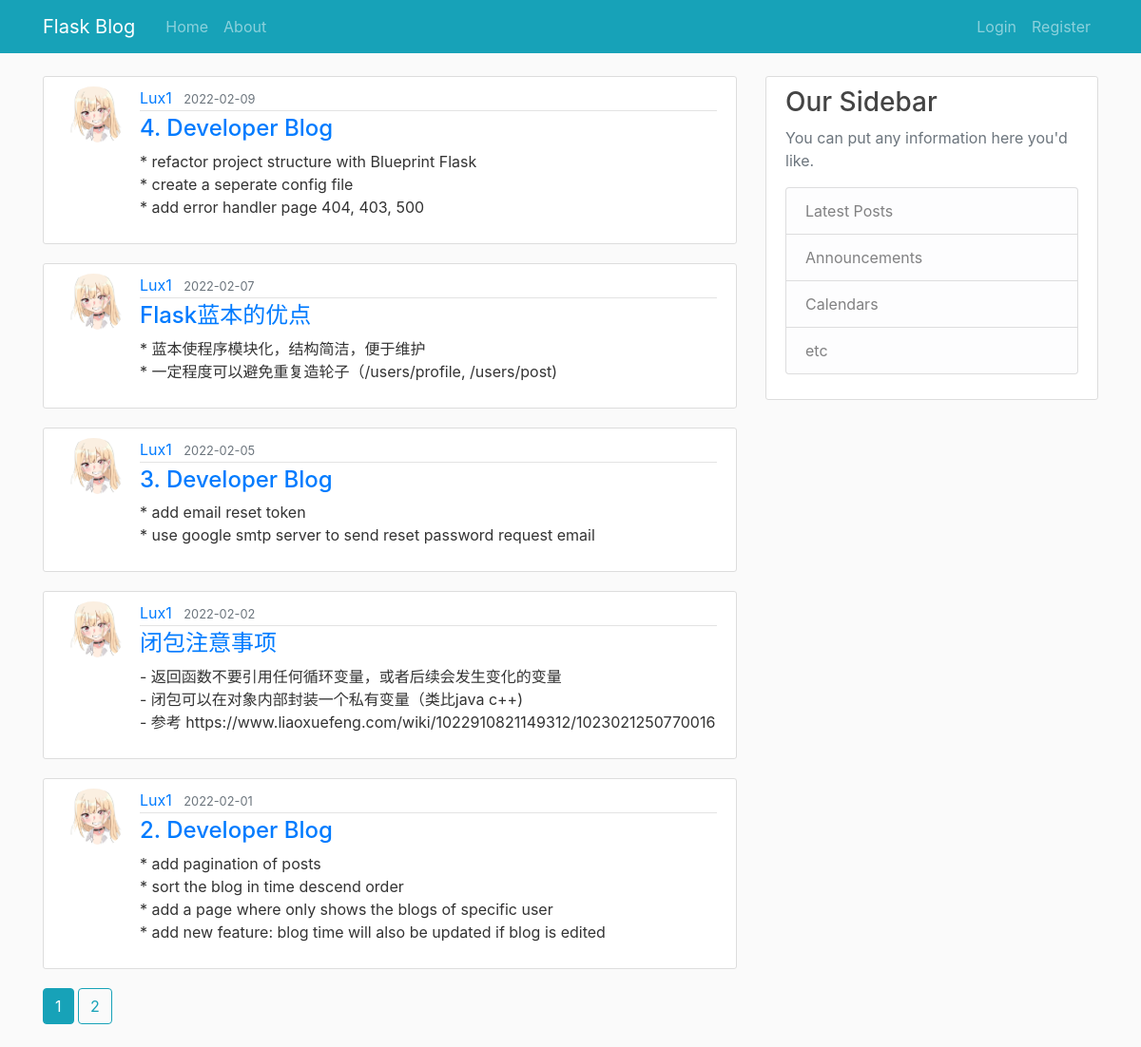
Page /home on the earlier database version.
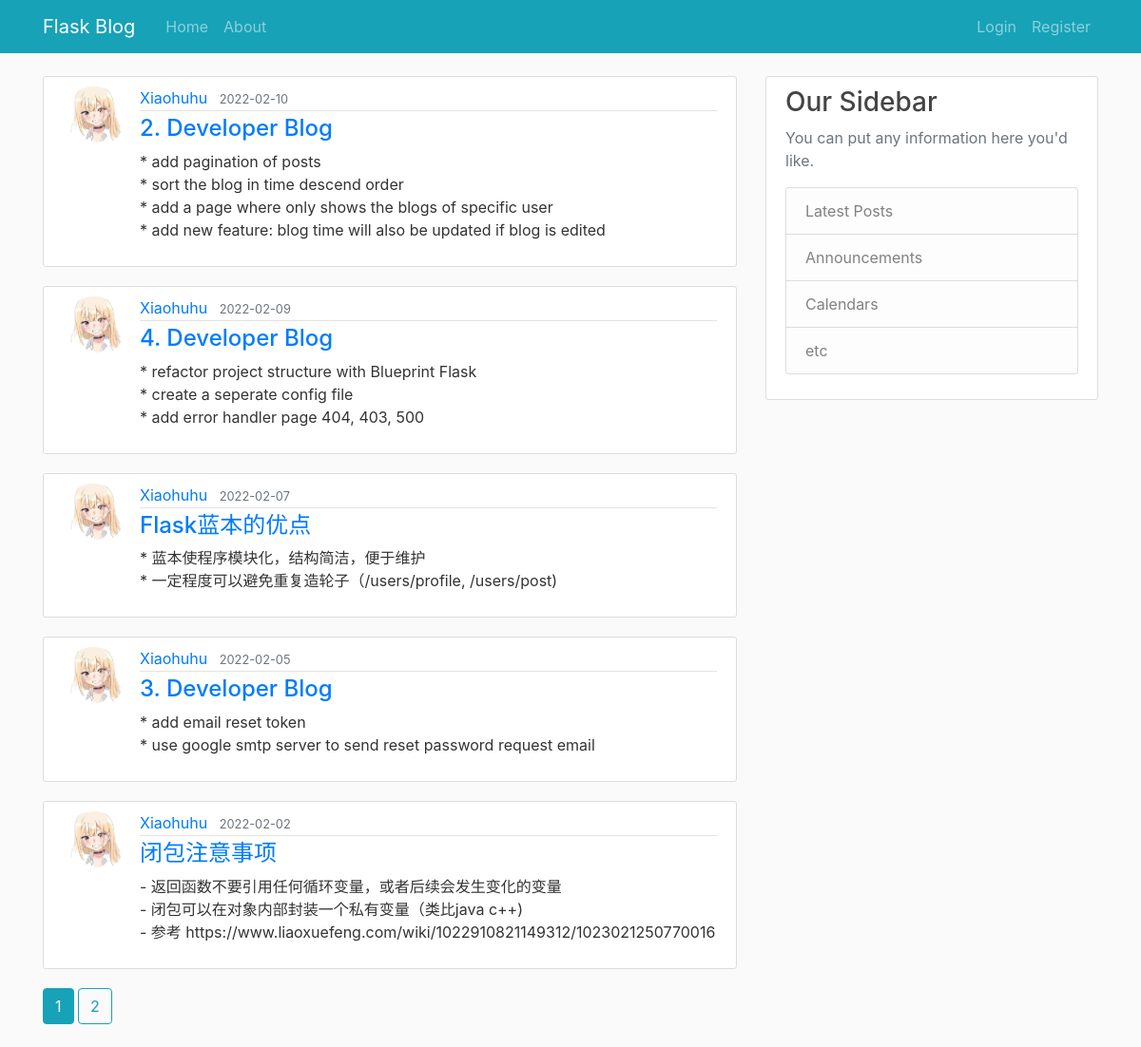
Same page on the later database version.
### flaskblog/models.py (models this page shows, shortened)
class Post(db.Model):
    id = db.Column(db.Integer, primary_key=True)
    title = db.Column(db.String(100), nullable=False)
    date_posted = db.Column(db.DateTime, nullable=False, default=datetime.utcnow)
    content = db.Column(db.Text, nullable=False)
    user_id = db.Column(db.Integer, db.ForeignKey('user.id'), nullable=False)

class User(db.Model, UserMixin):
    id = db.Column(db.Integer, primary_key=True)
    username = db.Column(db.String(20), unique=True, nullable=False)
    email = db.Column(db.String(120), unique=True, nullable=False)
    image_file = db.Column(db.String(20), nullable=False, default='default.png')
    password = db.Column(db.String(60), nullable=False)
    posts = db.relationship('Post', backref='author', lazy=True)

### flaskblog/main/routes.py (the view)
@main.route('/')
@main.route('/home')
def home():
    page = request.args.get('page', 1, type=int)
    posts = Post.query.order_by(Post.date_posted.desc()).paginate(page=page, per_page=5)
    return render_template('home.html', posts=posts, title="home")

### flaskblog/templates/home.html
{% extends "template.html" %}
{% block content %}
    {% for post in posts.items %}
        <article class="media content-section">
            {% if post.author.image_file != 'default.png' %}
                <img class="rounded-circle article-img" src="{{url_for('static', filename='profile_img/' + post.author.id|string + '/' + post.author.image_file)}}">
            {% else %}
                <img class="rounded-circle article-img" src="{{'static\\profile_img\\default.png'}}">
            {% endif %}
            <div class="media-body">
                <div class="article-metadata">
                    <a class="mr-2" href="{{url_for('users.user_post', username=post.author.username)}}">{{post.author.username}}</a>
                    <small class="text-muted">{{post.date_posted.strftime('%Y-%m-%d')}}</small>
                </div>
                <h4 class="article-title" ><a href='{{url_for('posts.post', post_id=post.id)}}'>{{post.title}}</a></h2>
                <p class="article-content">{{post.content}}</p>
            </div>
        </article>
    {% endfor %}
    {% for page_num in posts.iter_pages(left_edge=1, right_edge=1, left_current=1, right_current=2) %}
        {% if page_num %}
            {% if posts.page == page_num %}
                <a class="btn btn-info mb-4" href="{{url_for('main.home', page=page_num)}}">{{page_num}}</a>
            {% else %}
                <a class="btn btn-outline-info mb-4" href="{{url_for('main.home', page=page_num)}}">{{page_num}}</a>
            {% endif %}
        {% else %}
            ...
        {% endif %}
    {% endfor %}
{% endblock content %}

### flaskblog/templates/template.html (shortened to what this page needs)
<!DOCTYPE html>
<html>
    <head>
        <link rel="stylesheet" href="https://maxcdn.bootstrapcdn.com/bootstrap/4.0.0/css/bootstrap.min.css">
        <link rel="stylesheet" type="text/css" href="{{ url_for('static', filename='main.css') }}">
    </head>
    <body>
            <nav class="navbar navbar-expand-md navbar-dark bg-info fixed-top">
              <div class="container">
                <a class="navbar-brand mr-4" href="/">Flask Blog</a>
                <div class="collapse navbar-collapse" id="navbarToggle">
                  <div class="navbar-nav mr-auto">
                    <a class="nav-item nav-link" href="{{url_for('main.home')}}">Home</a>
                    <a class="nav-item nav-link" href="{{url_for('main.about')}}">About</a>
                  </div>
                  <div class="navbar-nav">
                    {% if current_user.is_authenticated %}
                      <li class="nav-item dropdown nav-user">
                        <a class="nav-link nav-user-img " href="#" data-toggle="dropdown" aria-haspopup="true" aria-expanded="false" id="Userdropdownmenu">
                          {% if current_user.image_file != 'default.png' %}
                            <img class="rounded-circle" src="{{url_for('static', filename='profile_img/' + current_user.id|string + '/' + current_user.image_file)}}" height="25"  width="25" alt="Avatar">
                          {% else %}
                            <img class="rounded-circle" src="{{'static\\profile_img\\default.png'}}" height="25" alt="Avatar">
                          {% endif %}
                        </a>
                        <div class="dropdown-menu dropdown-menu-right nav-user-dropdown" aria-labelledby="Userdropdownmenu">
                          <div class="nav-user-info">
                            <h5 class="nav-user-name">{{current_user.username}}</h5>
                          </div>
                          <hr>
                          <a class="dropdown-item" href="{{url_for('posts.new_post')}}"><i class="fas fa-pen-square mr-2"></i>Create Post</a>
                          <a class="dropdown-item" href="{{url_for('users.account')}}"><i class="fas fa-user mr-2"></i>Account</a>
                          <a class="dropdown-item" href="{{url_for('users.logout')}}"><i class="fas fa-power-off mr-2"></i>Logout</a>
                        </div>
                      </li>
                      <!--
                      <a class="nav-item nav-link" href="{{url_for('users.account')}}">Account</a>
                      <a class="nav-item nav-link" href="{{url_for('users.logout')}}">Logout</a>
                      -->
                    {% else %}
                      <a class="nav-item nav-link" href="{{url_for('users.login')}}">Login</a>
                      <a class="nav-item nav-link" href="{{url_for('users.register')}}">Register</a>
                    {% endif %}
                  </div>
                </div>
              </div>
            </nav>
        <main role="main" class="container">
            <div class="row">
                <div class="col-md-8">
                    {% block content %}{% endblock %}
                </div>
                <div class="col-md-4">
                  <div class="content-section">
                    <h3>Our Sidebar</h3>
                    <p class='text-muted'>You can put any information here you'd like.
                      <ul class="list-group">
                        <li class="list-group-item list-group-item-light">Latest Posts</li>
                        <li class="list-group-item list-group-item-light">Announcements</li>
                        <li class="list-group-item list-group-item-light">Calendars</li>
                        <li class="list-group-item list-group-item-light">etc</li>
                      </ul>
                    </p>
                  </div>
                </div>
            </div>
        </main>
    </body>
</html>

### flaskblog/static/main.css (style rules this page uses)
body { background: #fafafa; color: #333333; margin-top: 5rem; }
h1, h2, h3, h4, h5, h6 { color: #444444; }
.content-section { background: #ffffff; padding: 10px 20px; border: 1px solid #dddddd; border-radius: 3px; margin-bottom: 20px; }
.article-title { color: #444444; }
.article-content { white-space: pre-line; }
.article-img { height: 65px; width: 65px; margin-right: 16px; }
.article-metadata { padding-bottom: 1px; margin-bottom: 4px; border-bottom: 1px solid #e3e3e3 }

Differences in the rows shown:
removed Post: image_file (picture), author.username "Lux1", date_posted "2022-02-01", title "2. Developer Blog", content "* add pagination of posts * sort the blog in time descend order * add a page where only shows the blogs of specific user * add new feature: blog time will also be updated if blog is edited"
added Post: image_file (picture), author.username "Xiaohuhu", date_posted "2022-02-10", title "2. Developer Blog", content "* add pagination of posts * sort the blog in time descend order * add a page where only shows the blogs of specific user * add new feature: blog time will also be updated if blog is edited"
changed through a linked row, Post "4. Developer Blog": author.username "Lux1" → "Xiaohuhu"
changed through a linked row, Post "Flask蓝本的优点": author.username "Lux1" → "Xiaohuhu"
changed through a linked row, Post "3. Developer Blog": author.username "Lux1" → "Xiaohuhu"
changed through a linked row, Post "闭包注意事项": author.username "Lux1" → "Xiaohuhu"
